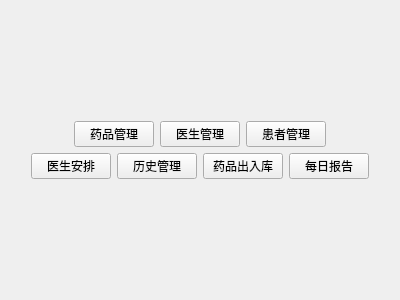
<?xml version="1.0" encoding="UTF-8"?>
<ui version="4.0">
 <class>Welcome</class>
 <widget class="QWidget" name="Welcome">
  <property name="geometry">
   <rect>
    <x>0</x>
    <y>0</y>
    <width>400</width>
    <height>300</height>
   </rect>
  </property>
  <property name="windowTitle">
   <string>欢迎</string>
  </property>
  <layout class="QVBoxLayout" name="verticalLayout">
   <item>
    <spacer name="verticalSpacer">
     <property name="orientation">
      <enum>Qt::Orientation::Vertical</enum>
     </property>
     <property name="sizeHint" stdset="0">
      <size>
       <width>20</width>
       <height>113</height>
      </size>
     </property>
    </spacer>
   </item>
   <item>
    <layout class="QHBoxLayout" name="horizontalLayout_6">
     <item>
      <spacer name="horizontalSpacer">
       <property name="orientation">
        <enum>Qt::Orientation::Horizontal</enum>
       </property>
       <property name="sizeHint" stdset="0">
        <size>
         <width>40</width>
         <height>20</height>
        </size>
       </property>
      </spacer>
     </item>
     <item>
      <layout class="QHBoxLayout" name="horizontalLayout_5">
       <item>
        <widget class="QPushButton" name="Medical">
         <property name="text">
          <string>药品管理</string>
         </property>
        </widget>
       </item>
       <item>
        <widget class="QPushButton" name="Doctor">
         <property name="text">
          <string>医生管理</string>
         </property>
        </widget>
       </item>
       <item>
        <widget class="QPushButton" name="Patient">
         <property name="text">
          <string>患者管理</string>
         </property>
        </widget>
       </item>
      </layout>
     </item>
     <item>
      <spacer name="horizontalSpacer_2">
       <property name="orientation">
        <enum>Qt::Orientation::Horizontal</enum>
       </property>
       <property name="sizeHint" stdset="0">
        <size>
         <width>40</width>
         <height>20</height>
        </size>
       </property>
      </spacer>
     </item>
    </layout>
   </item>
   <item>
    <layout class="QHBoxLayout" name="horizontalLayout_2">
     <item>
      <spacer name="horizontalSpacer_3">
       <property name="orientation">
        <enum>Qt::Orientation::Horizontal</enum>
       </property>
       <property name="sizeHint" stdset="0">
        <size>
         <width>40</width>
         <height>20</height>
        </size>
       </property>
      </spacer>
     </item>
     <item>
      <layout class="QHBoxLayout" name="horizontalLayout_3">
       <item>
        <widget class="QPushButton" name="DoctorArrange">
         <property name="text">
          <string>医生安排</string>
         </property>
        </widget>
       </item>
       <item>
        <widget class="QPushButton" name="History">
         <property name="text">
          <string>历史管理</string>
         </property>
        </widget>
       </item>
       <item>
        <widget class="QPushButton" name="MedicalCount">
         <property name="text">
          <string>药品出入库</string>
         </property>
        </widget>
       </item>
       <item>
        <widget class="QPushButton" name="DateReport">
         <property name="text">
          <string>每日报告</string>
         </property>
        </widget>
       </item>
      </layout>
     </item>
     <item>
      <spacer name="horizontalSpacer_4">
       <property name="orientation">
        <enum>Qt::Orientation::Horizontal</enum>
       </property>
       <property name="sizeHint" stdset="0">
        <size>
         <width>40</width>
         <height>20</height>
        </size>
       </property>
      </spacer>
     </item>
    </layout>
   </item>
   <item>
    <spacer name="verticalSpacer_2">
     <property name="orientation">
      <enum>Qt::Orientation::Vertical</enum>
     </property>
     <property name="sizeHint" stdset="0">
      <size>
       <width>20</width>
       <height>113</height>
      </size>
     </property>
    </spacer>
   </item>
  </layout>
 </widget>
 <resources/>
 <connections/>
</ui>
